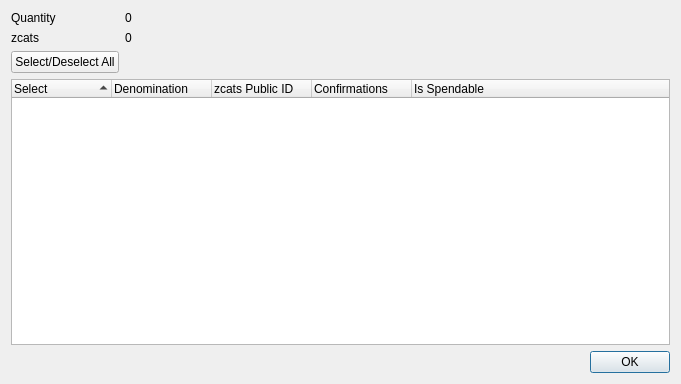
<?xml version="1.0" encoding="UTF-8"?>
<ui version="4.0">
 <class>ZcatthisControlDialog</class>
 <widget class="QDialog" name="ZcatthisControlDialog">
  <property name="geometry">
   <rect>
    <x>0</x>
    <y>0</y>
    <width>681</width>
    <height>384</height>
   </rect>
  </property>
  <property name="minimumSize">
   <size>
    <width>681</width>
    <height>384</height>
   </size>
  </property>
  <property name="windowTitle">
   <string>Select zcats to Spend</string>
  </property>
  <layout class="QGridLayout" name="gridLayout">
   <item row="0" column="0">
    <layout class="QFormLayout" name="formLayout">
     <property name="sizeConstraint">
      <enum>QLayout::SetDefaultConstraint</enum>
     </property>
     <item row="0" column="0">
      <widget class="QLabel" name="labelQuantity">
       <property name="text">
        <string>Quantity</string>
       </property>
      </widget>
     </item>
     <item row="0" column="1">
      <widget class="QLabel" name="labelQuantity_int">
       <property name="text">
        <string>0</string>
       </property>
      </widget>
     </item>
     <item row="1" column="0">
      <widget class="QLabel" name="labelZcatthis">
       <property name="text">
        <string>zcats</string>
       </property>
      </widget>
     </item>
     <item row="1" column="1">
      <widget class="QLabel" name="labelZcatthis_int">
       <property name="text">
        <string>0</string>
       </property>
      </widget>
     </item>
     <item row="2" column="0">
      <widget class="QPushButton" name="pushButtonAll">
       <property name="text">
        <string>Select/Deselect All</string>
       </property>
      </widget>
     </item>
    </layout>
   </item>
   <item row="1" column="0">
    <layout class="QVBoxLayout" name="verticalLayout">
     <item>
      <widget class="QTreeWidget" name="treeWidget">
       <property name="minimumSize">
        <size>
         <width>0</width>
         <height>250</height>
        </size>
       </property>
       <property name="alternatingRowColors">
        <bool>true</bool>
       </property>
       <property name="sortingEnabled">
        <bool>true</bool>
       </property>
       <property name="columnCount">
        <number>5</number>
       </property>
       <attribute name="headerDefaultSectionSize">
        <number>100</number>
       </attribute>
       <column>
        <property name="text">
         <string notr="true">Select</string>
        </property>
       </column>
       <column>
        <property name="text">
         <string notr="true">Denomination</string>
        </property>
       </column>
       <column>
        <property name="text">
         <string notr="true">zcats Public ID</string>
        </property>
       </column>
       <column>
        <property name="text">
         <string notr="true">Confirmations</string>
        </property>
       </column>
       <column>
        <property name="text">
         <string>Is Spendable</string>
        </property>
       </column>
      </widget>
     </item>
     <item>
      <widget class="QDialogButtonBox" name="buttonBox">
       <property name="orientation">
        <enum>Qt::Horizontal</enum>
       </property>
       <property name="standardButtons">
        <set>QDialogButtonBox::Ok</set>
       </property>
      </widget>
     </item>
    </layout>
   </item>
  </layout>
 </widget>
 <resources/>
 <connections>
  <connection>
   <sender>buttonBox</sender>
   <signal>accepted()</signal>
   <receiver>ZcatthisControlDialog</receiver>
   <slot>accept()</slot>
   <hints>
    <hint type="sourcelabel">
     <x>248</x>
     <y>254</y>
    </hint>
    <hint type="destinationlabel">
     <x>157</x>
     <y>274</y>
    </hint>
   </hints>
  </connection>
  <connection>
   <sender>buttonBox</sender>
   <signal>rejected()</signal>
   <receiver>ZcatthisControlDialog</receiver>
   <slot>reject()</slot>
   <hints>
    <hint type="sourcelabel">
     <x>316</x>
     <y>260</y>
    </hint>
    <hint type="destinationlabel">
     <x>286</x>
     <y>274</y>
    </hint>
   </hints>
  </connection>
 </connections>
</ui>
